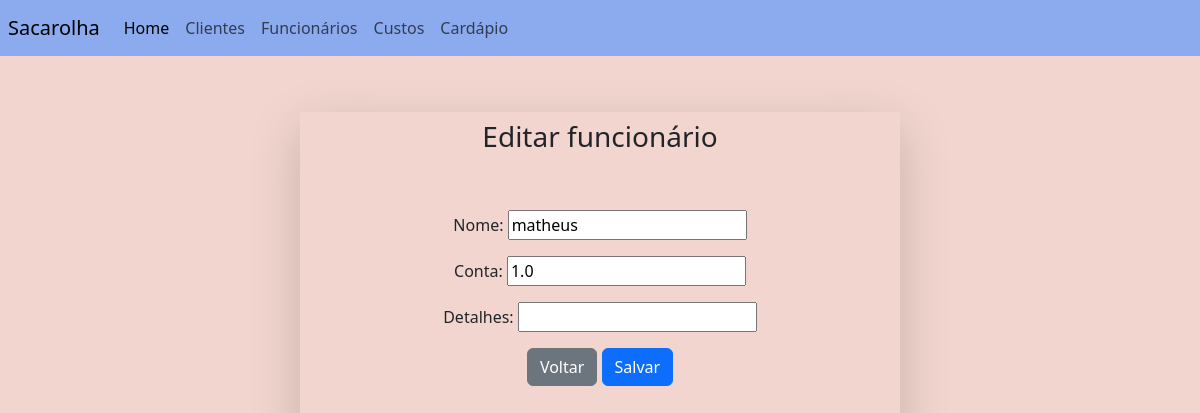
Before: /funcionario/10/update (signed in) with the older database file.
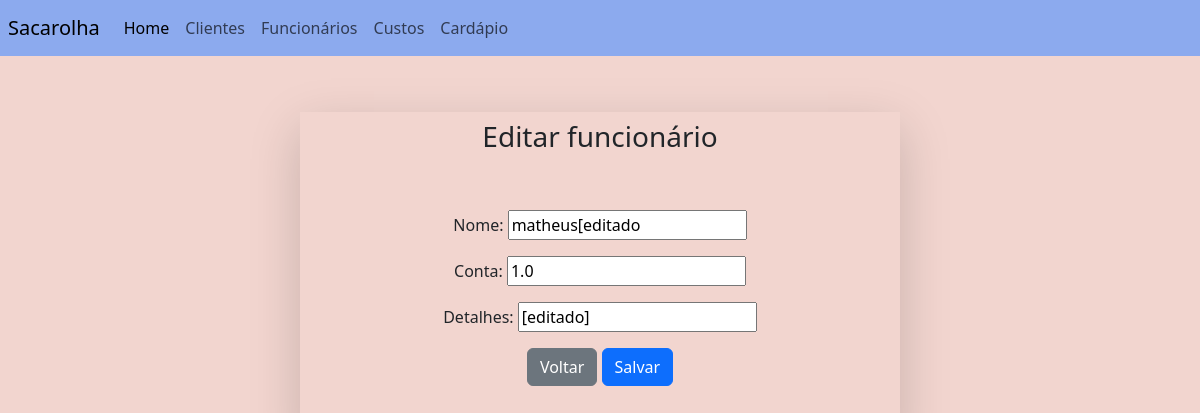
After: the same page with the newer database file.
### main/models.py (models this page shows, shortened)
class RegistroFinanceiro(models.Model):
	category_list = [
		("cliente", "cliente"),
		("custo", "custo"),
		("funcionario", "funcionario"),
	]
	user = models.ForeignKey(User, on_delete=models.CASCADE, null=True)
	name = models.CharField(max_length = 200)
	description = models.CharField(max_length = 200, blank=True)
	value = models.FloatField(validators= [validate_positive])
	category = models.CharField(max_length = 200, choices = category_list)
	state = models.BooleanField(default=True)

### main/views.py (the view)
# urls.py: path('funcionario/<int:pk>/update', views.FuncionarioUpdateView.as_view(), name='funcionario_update'),
class FuncionarioUpdateView(LoginRequiredMixin, UpdateView):
    login_url = "login"
    form_class = RegistroFinanceiroForm
    model = RegistroFinanceiro
    template_name = "main/funcionario/funcionario_update.html"
    success_url = "/funcionario_list"

### main/forms.py
class RegistroFinanceiroForm(ModelForm):
    class Meta:
        model = RegistroFinanceiro
        fields = ['name', 'value', 'description']
        labels = {
            "name": "Nome",
            "description": "Detalhes",
            "value": "Conta"
        }

### main/templates/main/funcionario/funcionario_update.html (shortened to what this page needs)
{%extends 'base.html'%}
{%block navbar%}
{%include "navbar.html"%}
{%endblock navbar%}
{%block content%}
<h3 align="center">Editar funcionário</h3>
<div align="center" class="p-5">
<form method="POST" accept-charset="utf-8">
	{{form.as_p}}
	<a class='btn btn-secondary' href="{%url 'funcionario_list'%}">Voltar</a>
	<input type="submit" class='btn btn-primary' value="Salvar">
</form>
</div>
{%endblock content%}

### main/templates/base.html (shortened to what this page needs)
<!DOCTYPE html>
<html>
<head>
	<link rel="stylesheet" href="">
	<link href="https://cdn.jsdelivr.net/npm/bootstrap@5.3.3/dist/css/bootstrap.min.css" rel="stylesheet">
	<link rel="stylesheet" href="https://cdn.jsdelivr.net/npm/bootstrap-icons@1.11.3/font/bootstrap-icons.min.css">
</head>
<body style="background-color:#f2d5cf;">
	{%block navbar%}
	{%endblock navbar%}
	<br><br>
<div class="shadow-lg m-2 p-2 w-50 mx-auto">
	{%block content%}{%endblock content%}
</div>
<br><br>
</body>
</html>

### main/templates/navbar.html (shortened to what this page needs)
<nav class="navbar navbar-expand-lg bg-body-tertiary p-0">
  <div class="container-fluid p-2 m-0" style="background-color:#8caaee;">
    <a class="navbar-brand" href="#">Sacarolha</a>
    <div class="collapse navbar-collapse" id="navbarNav">
      <ul class="navbar-nav">
        <li class="nav-item">
          <a class="nav-link active" aria-current="page" href={%url 'index'%}>Home</a>
        </li>
        <li class="nav-item">
          <a class="nav-link" href={%url 'cliente'%}>Clientes</a>
        </li>
        <li class="nav-item">
          <a class="nav-link" href={%url "funcionario_list"%}>Funcionários</a>
        </li>
        <li class="nav-item">
          <a class="nav-link" href="{%url 'custo_list'%}">Custos</a>
        </li>
        <li class="nav-item">
          <a class="nav-link" href="{%url 'cardapio_list'%}">Cardápio</a>
        </li>
      </ul>
    </div>
  </div>
</nav>

Changed rows visible on the page:
changed RegistroFinanceiro: name "matheus" → "matheus[editado"; description (not shown) → "[editado]"
